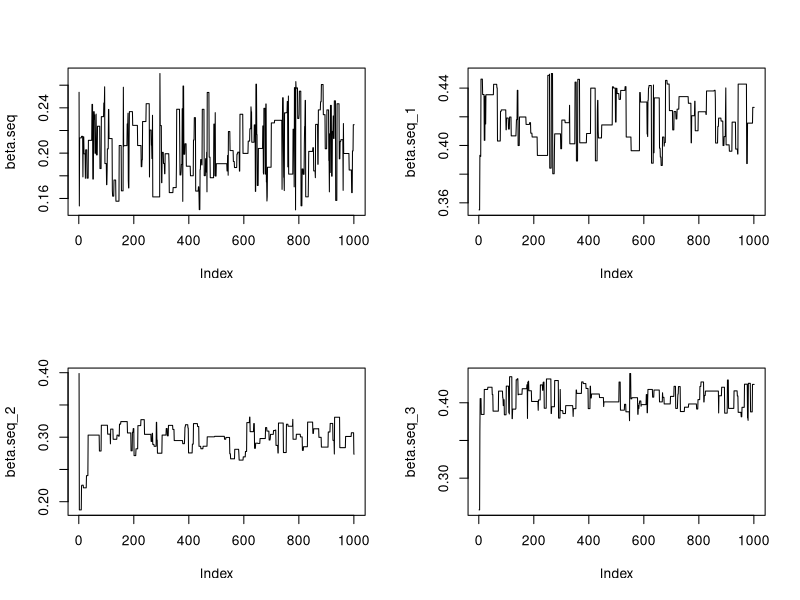

This figure's R source:
## ---- Default ----
N <- 1e3
prep <- 1:(0.2 * N)
# set random seed
set.seed(10)

## Sample
x <- c(82, 72, 45, 34, 17)

## Distribution Function
p <- function(beta, x) {
  out <-
    (1 - beta) ^ x[2] * (1 - 2 * beta) ^ x[3] *
    beta ^ (x[4] + x[5]) * (beta > 0) * (beta < 0.5) * 1
  out
}

## Probability Function
r <- function(beta_t, y, x) {
  out <- min(1, p(y, x) / p(beta_t, x))
  out
}

## MH Algorithm
rmh <- function(x, iter) {
  beta <- runif(n = 1, min = 0, max = 0.5)
  beta.seq <- c(beta)
  for (i in 1:iter) {
    y <- runif(n = 1, min = 0, max = 0.5)
    if (y <= r(beta, y, x)) {
      beta <- y
    }
    beta.seq <- c(beta.seq, beta)
  }
  beta.seq
}

# Calculate the beta sequence
beta.seq <- rmh(x, N)

# Calculate the posterior mean estimate of beta
beta.bar <- mean(beta.seq[-prep])
beta.bar

# Calculate the standard error of beta
beta.SE <- sqrt(var(beta.seq[-prep]) / (0.8 * N))
beta.SE


## ---- Different Init ----
# Generate Different Initial Values
ini.val <- function(m = 250, n = 5) {
  out <-
    diff(c(0, sort(
      sample(
        x = 1:m,
        size = 4,
        replace = FALSE,
        prob = rep(1 / m, m)
      )
    ), m))
  return(out)
}

# Calculate the beta sequence
beta.seq_1 <- rmh(x_1 <- ini.val(), N)
beta.seq_2 <- rmh(x_2 <- ini.val(), N)
beta.seq_3 <- rmh(x_3 <- ini.val(), N)

# Calculate the posterior mean estimate of beta
beta.bar_1 <- mean(beta.seq_1[-prep])
beta.bar_2 <- mean(beta.seq_2[-prep])
beta.bar_3 <- mean(beta.seq_3[-prep])
beta.bar.all <-
  data.frame(
    Default = beta.bar,
    Rand_1 = beta.bar_1,
    Rand_2 = beta.bar_2,
    Rand_3 = beta.bar_3
  )
beta.bar.all

# Calculate the standard error of beta
beta.SE_1 <- sqrt(var(beta.seq_1[-prep]) / (0.8 * N))
beta.SE_2 <- sqrt(var(beta.seq_2[-prep]) / (0.8 * N))
beta.SE_3 <- sqrt(var(beta.seq_3[-prep]) / (0.8 * N))
beta.SE.all <- data.frame(
  Default = beta.SE,
  Rand_1 = beta.SE_1,
  Rand_2 = beta.SE_2,
  Rand_3 = beta.SE_3
)
beta.SE.all

# Plot the beta sequence
par(mfrow = c(2, 2))
plot(beta.seq, type = 'l')
plot(beta.seq_1, type = 'l')
plot(beta.seq_2, type = 'l')
plot(beta.seq_3, type = 'l')
